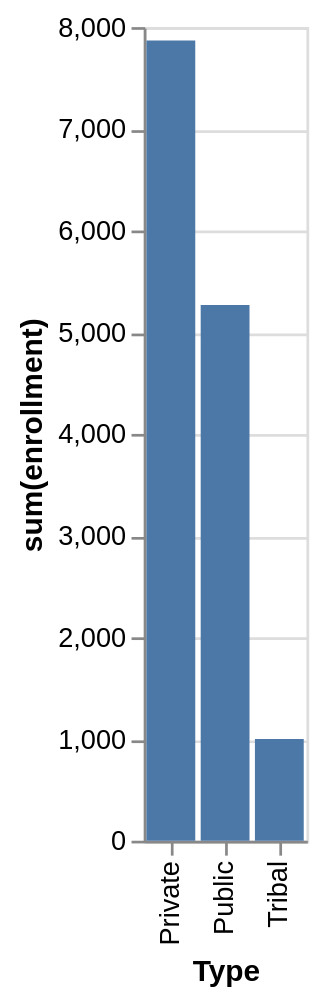

Vega-Lite specification stored for this chart:
### Vega-Lite specification from a JSON file in a GitHub repository (floating-point values rounded to 4 significant figures)
{"data": {"values": [{"x_data": "Private", "y_data": 7868}, {"x_data": "Public", "y_data": 5267}, {"x_data": "Tribal", "y_data": 1000}]}, "mark": "bar", "encoding": {"x": {"field": "x_data", "type": "nominal", "title": "Type", "sort": {"op": "sum", "field": "y_data", "order": "descending"}}, "y": {"field": "y_data", "type": "quantitative", "title": "sum(enrollment)"}}}
